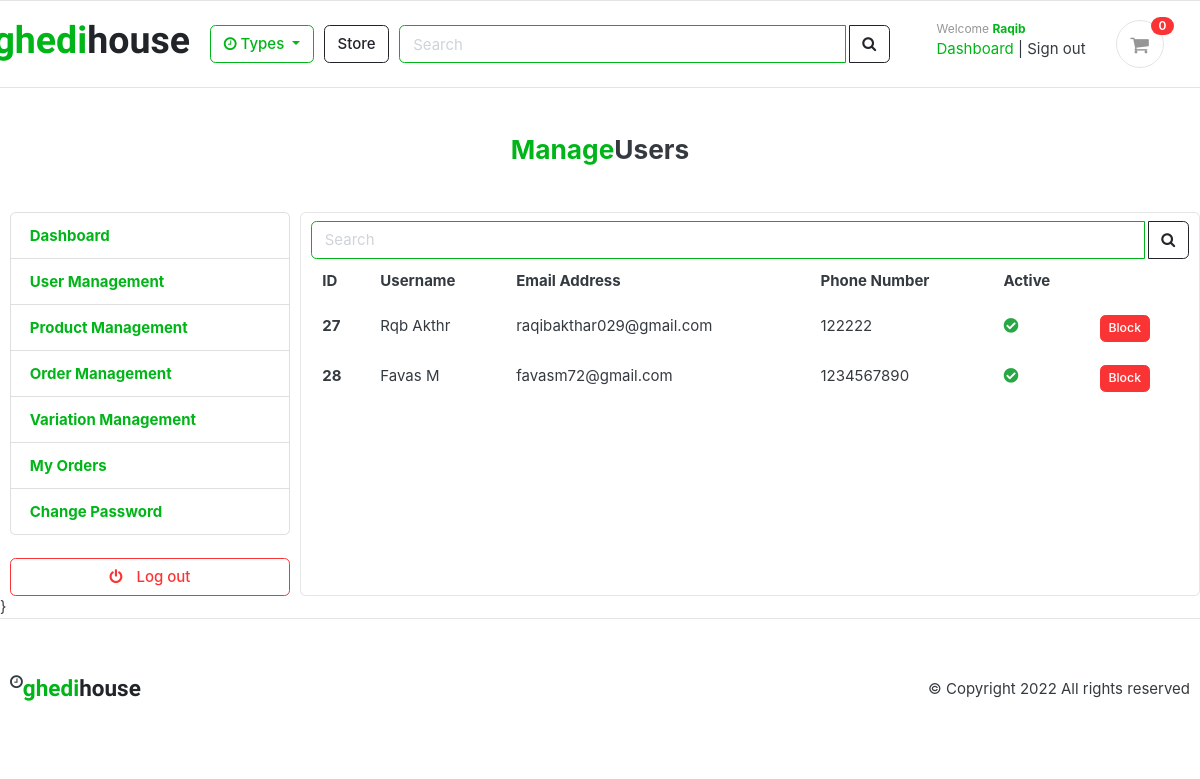
Screenshot of /manager/manage_user/ (signed in) with the database file from the repository.
### accounts/models.py (models this page shows, shortened)
class Account(AbstractBaseUser):
    first_name = models.CharField(max_length=25)
    last_name = models.CharField(max_length=25)
    username = models.CharField(max_length=50,unique=True)
    email = models.EmailField(max_length=100,unique=True)
    phone_number = models.CharField(max_length=50)
    date_joined = models.DateTimeField(auto_now_add=True)
    last_login = models.DateTimeField(auto_now_add=True)
    is_admin = models.BooleanField(default=False)
    is_staff = models.BooleanField(default=False)
    is_active = models.BooleanField(default=False)
    is_superadmin = models.BooleanField(default=False)
    USERNAME_FIELD = 'email'
    REQUIRED_FIELDS = ['username','first_name','last_name']
    objects = MyAccountManager()

### manager/views.py (the view)
# urls.py: path('manage_user/',views.manage_user,name='manage_user'),
@login_required(login_url='manager_login')
def manage_user(request):
  if request.user.is_superadmin:
    if request.method == 'POST':
      keyword = request.POST['keyword']
      users = Account.objects.filter(Q(first_name__startswith=keyword) | Q(last_name__startswith=keyword) | Q(username__startswith=keyword) | Q(email__startswith=keyword) | Q(phone_number__startswith=keyword)).order_by('id')
    else:
      users = Account.objects.filter(is_superadmin=False) .order_by('id')
    paginator = Paginator(users, 10)
    page = request.GET.get('page')
    paged_users = paginator.get_page(page)
    context = {
      'users': paged_users,
    }
    return render(request, 'manager/user_management.html', context)
  else:
    return redirect('home')

### carts/context_processors.py (called while the page is built)
def counter(request):
    cart_count = 0
    if 'admin' in request.path:
        return {}
    else:
        try:
            cart = Cart.objects.filter(cart_id=_cart_id(request))
            if request.user.is_authenticated:
                   cart_items = CartItem.objects.all().filter(user=request.user)
            else:
                cart_items = CartItem.objects.all().filter(cart=cart[:1])
            for cart_item in cart_items:
                cart_count = cart_count + cart_item.quantity
        except Cart.DoesNotExist:
            cart_count = 0
    return dict(cart_count=cart_count)

### carts/views.py (called while the page is built)
def _cart_id(request):
    cart=request.session.session_key
    if not cart:
        cart = request.session.create()
    return cart

### category/context_processors.py (called while the page is built)
def menu_links(request):
    links = Category.objects.all()
    return dict(links=links)

### category/models.py (called while the page is built)
    def get_url(self):
        return reverse('products_by_category',args=[self.slug])

### templates/manager/user_management.html (shortened to what this page needs)
{% extends 'base.html' %}
{% block content %}
<section class="section-content">
    <div class="container">
            <div class="mt-5 mb-5"><h3 class="text-center"><span class="text-success">Manage</span>Users</h3></div>
      <div class="row">
        <aside class="col-md-3">
            <ul class="list-group">
              <a class="list-group-item" href="{% url 'manager_dashboard' %}"> <b class="text-success">Dashboard</b></a>
              <a class="list-group-item" href="{% url 'manage_user' %}"><b class="text-success"> User Management</b></a>
              <a class="list-group-item" href="{% url 'manage_product' %}"><b class="text-success">Product Management</b></a>
              <a class="list-group-item" href="{% url 'manage_order' %}"><b class="text-success">Order Management</b></a>
              <a class="list-group-item" href="{% url 'manage_variation' %}"><b class="text-success">Variation Management</b></a>
              <a class="list-group-item" href="{% url 'admin_orders' %}"><b class="text-success">My Orders</b></a>
              <a class="list-group-item" href="{% url 'admin_change_password' %}"><b class='text-success'>Change Password</b></a>
            </ul>
            <br />
            <a class="btn btn-outline-danger btn-block" href="{% url 'manager_logout' %}"> <i class="fa fa-power-off"></i> <span class="text">Log out</span> </a>
        </aside>
        <main class="col-md-9 card">
        <div class="mt-2">
            <form action="{% url 'manage_user' %}" class="search" method="POST">
                <div class="input-group w-100 ">
                  <input type="text" class="form-control border-success"  style="width: 60%" placeholder="Search" name="keyword" />
                  <div class="input-group-append">
                    <button class="btn btn-outline-dark ml-1" type="submit">
                      <i class="fa fa-search"></i>
                    </button>
                  </div>
                </div>
              </form>
        </div>
          <table class="table table-borderless">
            <thead>
              <tr class="mb-4">
                <th scope="col">ID</th>
                <th scope="col">Username</th>
                <th scope="col">Email Address</th>
                <th scope="col">Phone Number</th>
                <th scope="col">Active</th>
              </tr>
            </thead>
            <tbody>
              {% for user in users %}
              <tr>
                <th scope="row">{{ user.id }}</th>
                <td>{{ user.first_name | capfirst}} {{ user.last_name | capfirst}}</td>
                <td>{{ user.email }}</td>
                <td>{{ user.phone_number }}</td>
                <td>
                  {% if user.is_active %}
                  <i class="fas fa-check-circle" style="color: #28a745"></i>
                  {% else %}
                  <i class="fas fa-times-circle" style="color: #c21010"></i>
                  {% endif %}
                </td>
                <td>
                  {% if user.is_active %}
                  <a href="{% url 'ban_user' user.id %}" class="btn btn-danger btn-sm">Block</a>
                  {% else %}
                  <a href="{% url 'unban_user' user.id %}" class="btn btn-success btn-sm">Unblock</a>
                  {% endif %}
                </td>
              </tr>
              {% endfor %}
            </tbody>
          </table>
          <div class="container">
          </div>
        </main>
      </div>
    </div>
  </section>
  {% endblock content %}

### templates/includes/navbar.html (shortened to what this page needs)
{% load static %}
<header class="section-header">
    <section class="header-main border-bottom">
        <div class="container">
    <div class="row align-items-center">
        <div class=" col-lg-2 col-md-3 col-6 container">
               <div class="d-flex justify-content-end"><a href="{% url 'home' %}"style="font-family: 'Stick No Bills', sans-serif;"  ><h1 class="logo text-success">ghedi<span class="text-dark">house</span></h1></a></div>
        </div>
        <div class="col-lg col-sm col-md col-6 flex-grow-0">
            <div class="category-wrap dropdown d-inline-block float-right">
                <button type="button" class="btn btn-outline-success dropdown-toggle" data-toggle="dropdown">
                    <i class="fa fa-clock"></i> Types
                </button>
            </div>
        </div>
        <a href="{% url 'store' %}" class="btn btn-outline-dark">Store</a>
        <div class="col-lg  col-md-6 col-sm-12 col">
            <form action="{% url 'search' %}" class="search" method="GET">
                <div class="input-group w-100">
                    <input type="text" class="form-control border border-success" style="width:60%;" placeholder="Search" name="keyword">
                    <div class="input-group-append">
                      <button class="btn btn-outline-dark ml-1" type="submit">
                        <i class="fa fa-search"></i>
                      </button>
                    </div>
                </div>
            </form>
        </div>
        <div class="col-lg-3 col-sm-6 col-12 d-flex justify-content-center order-2 order-lg-3">
            <div class="d-flex justify-content-end mb-3 mb-lg-0">
              {% if request.user.is_superadmin %}
              <div class="widget-header">
                <small class="title text-muted">Welcome <span style="font-size: 12px !important; font-weight: 700; text-transform: capitalize" class="text-success">{{ request.user.username }}</span></small>
                <div>
                  <a href="{% url 'manager_dashboard' %}" class="text-success">Dashboard</a> <span class="dark-transp"> | </span>
                  <a href="{% url 'manager_logout' %}"> Sign out</a>
                </div>
              </div>
              {% endif %}
              <a href="{% url 'cart' %}" class="widget-header pl-3 ml-3">
                <div class="icon icon-sm rounded-circle border"><i class="fa fa-shopping-cart"></i></div>
                <span class="badge badge-pill badge-danger notify">{{ cart_count }}</span>
              </a>
            </div>
                </div>
    </div>
        </div>
    </section>
    </header>

### static/css/ui.css (style rules this page uses)
html { font-family: "Inter", sans-serif; font-size: 15px; }
.icon-xs, .icon-sm, .icon-md, .icon-lg { display: inline-block; text-align: center; flex-shrink: 0; flex-grow: 0; }
.icon-sm { width: 48px; height: 48px; line-height: 48px !important; font-size: 20px; }
.header-main { position: relative; padding-top: 1rem; padding-bottom: 1rem; }
.widget-header { display: inline-block; vertical-align: middle; position: relative; }
.widget-header a { color: #343a40; }
.widget-header i { color: #969696; }
.widget-header .title { display: block; }
.widget-header .notify { position: absolute; top: -3px; right: -10px; }
.btn i + .text { margin-left: 10px; }
.notify { position: absolute; top: -4px; right: -10px; display: inline-block; padding: 0.25em 0.6em; font-size: 12px; line-height: 1; text-align: center; border-radius: 3rem; color: #fff; background-color: #fa3434; }

### rows the page displays
Account: user.username "Raqib"
Account: id "27", first_name "Rqb", last_name "Akthr", email "raqibakthar029@gmail.com", phone_number "122222", is_active True (drawn)
Account: id "28", first_name "Favas", last_name "M", email "favasm72@gmail.com", phone_number "1234567890", is_active True (drawn)

### other values shown
{{ cart_count }} "0"
